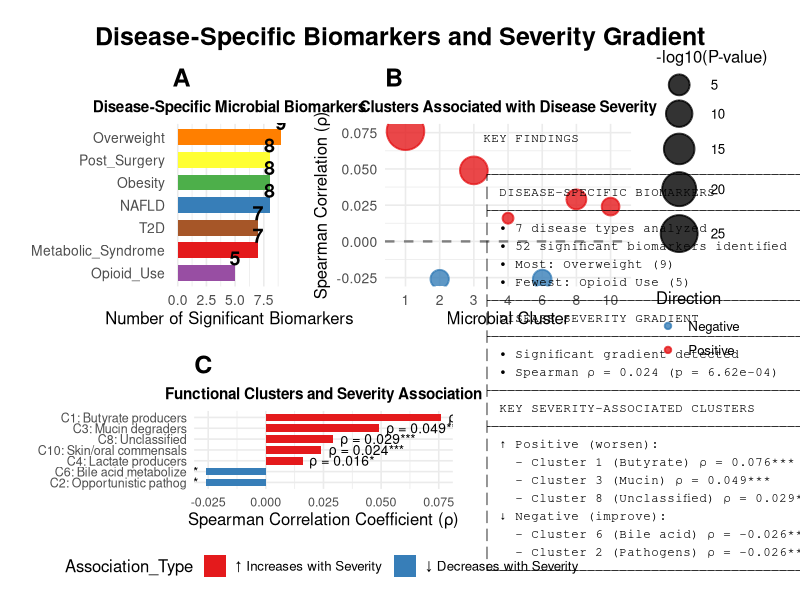
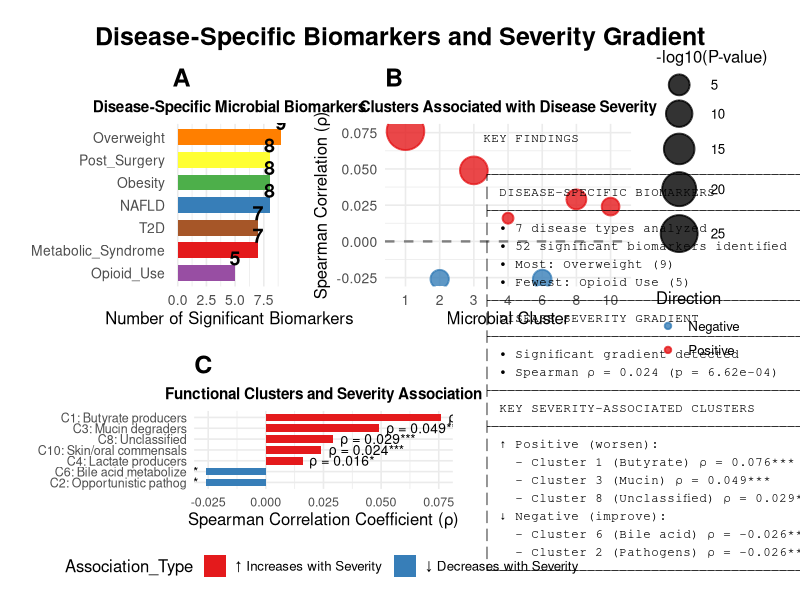
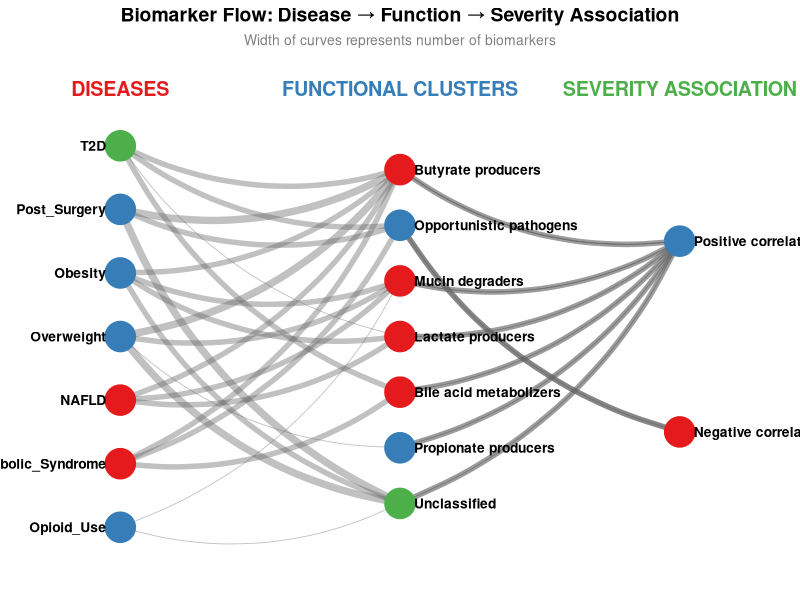
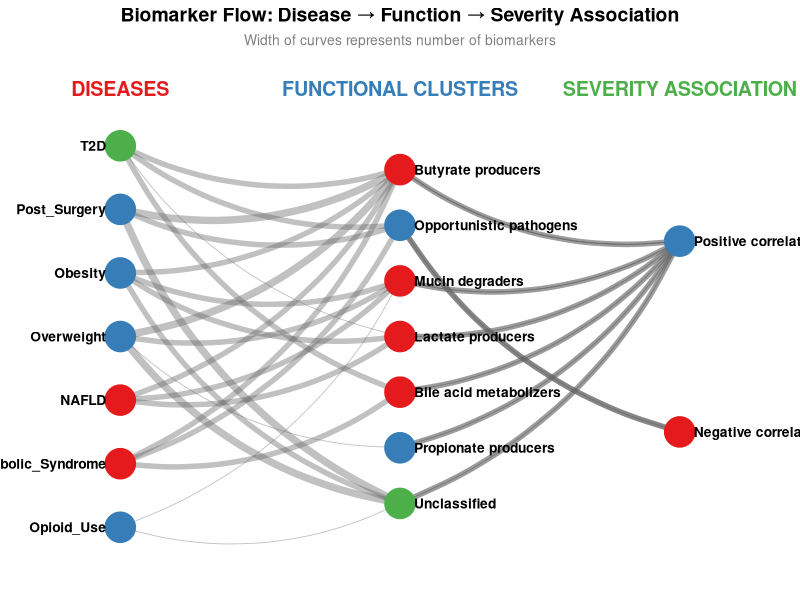
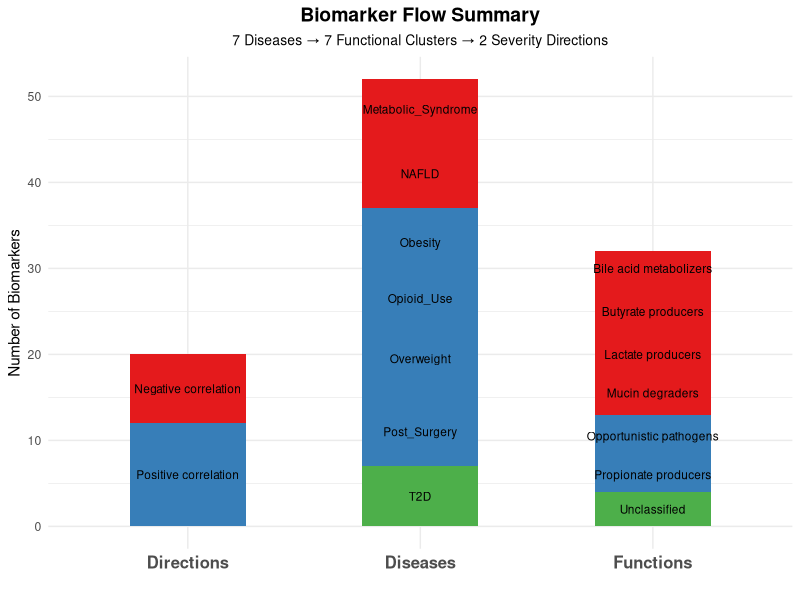
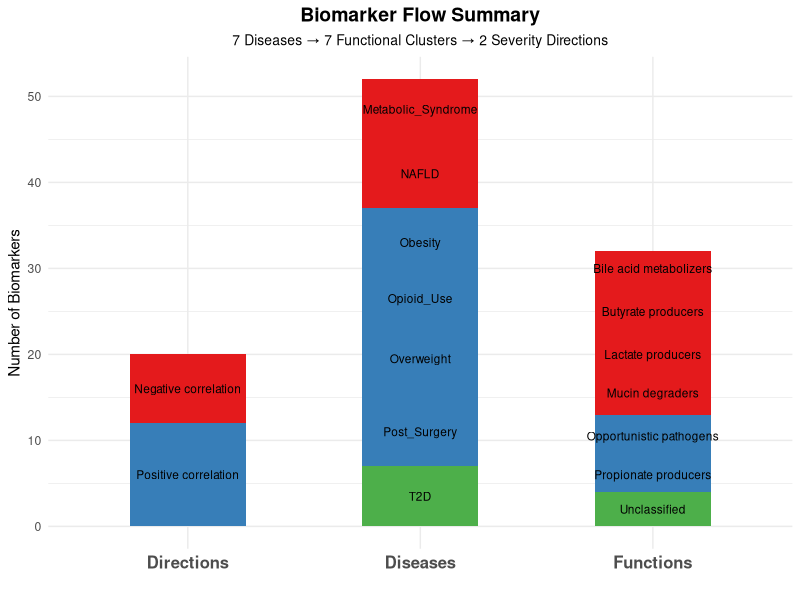
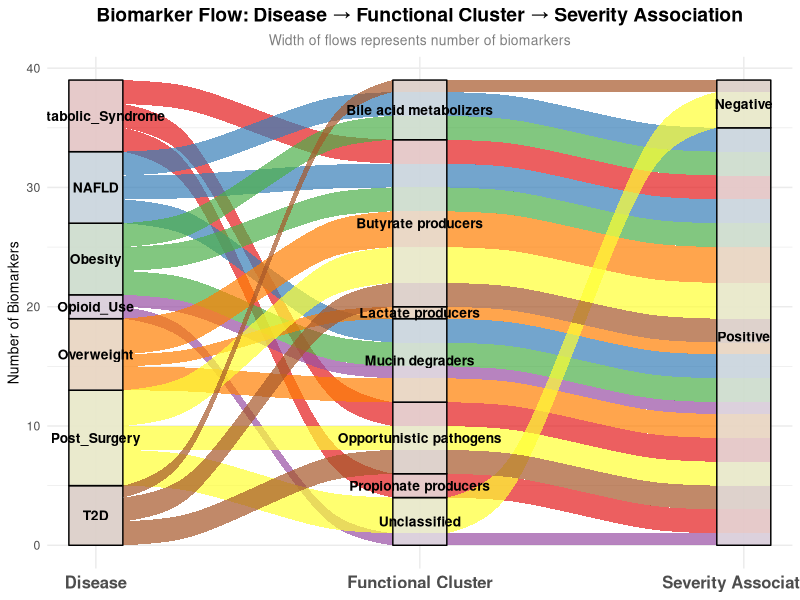
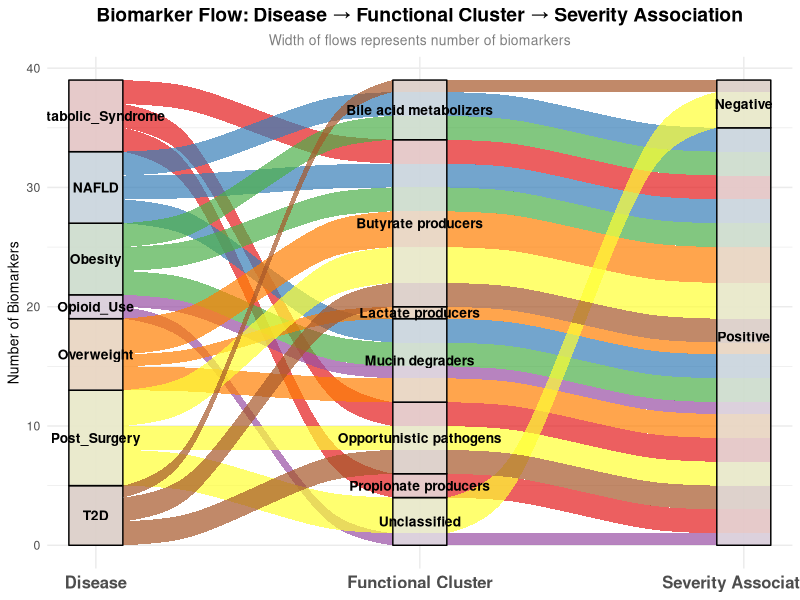

Source code (R) for these figures, in order:
# ==================== 综合示意图 ====================
cat("\n=== 创建疾病特异性生物标志物与严重程度梯度综合示意图 ===\n")


# 确保目录存在
if(!dir.exists("cluster/figures")) {
  dir.create("cluster/figures", recursive = TRUE)
}

library(ggplot2)
library(reshape2)
library(grid)
library(gridExtra)
library(cowplot)
library(RColorBrewer)
library(ggrepel)

# ==================== 数据准备 ====================

# 疾病特异性标志物数据
disease_biomarkers <- data.frame(
  Disease = c("T2D", "Post_Surgery", "Obesity", "Overweight", 
              "NAFLD", "Metabolic_Syndrome", "Opioid_Use"),
  Count = c(7, 8, 8, 9, 8, 7, 5),
  Color = c("#E41A1C", "#377EB8", "#4DAF4A", "#984EA3", 
            "#FF7F00", "#FFFF33", "#A65628")
)

# 严重程度梯度数据
severity_correlations <- data.frame(
  Cluster = c(1, 3, 8, 6, 2, 10, 4),
  Correlation = c(0.076, 0.049, 0.029, -0.026, -0.026, 0.024, 0.016),
  Direction = c("Positive", "Positive", "Positive", "Negative", 
                "Negative", "Positive", "Positive"),
  P_value = c(6.49e-27, 3.75e-12, 4.39e-05, 2.34e-04, 
              3.22e-04, 6.62e-04, 2.74e-02),
  Significance = c("***", "***", "***", "***", "***", "***", "*")
)

# 聚类功能注释
cluster_functions <- data.frame(
  Cluster = 1:10,
  Function = c("Butyrate producers", "Opportunistic pathogens", 
               "Mucin degraders", "Lactate producers", 
               "Succinate producers", "Bile acid metabolizers",
               "Mucin degraders (IBD)", "Unclassified", 
               "Propionate producers", "Skin/oral commensals"),
  Clinical = c("Protective", "Harmful", "Mixed", "Protective",
               "Protective", "Mixed", "Harmful", "Unknown",
               "Protective", "Neutral")
)

# ==================== 图1：疾病特异性标志物条形图 ====================
p1 <- ggplot(disease_biomarkers, aes(x = reorder(Disease, Count), y = Count, fill = Disease)) +
  geom_bar(stat = "identity", width = 0.7) +
  geom_text(aes(label = Count), vjust = -0.5, size = 5, fontface = "bold") +
  scale_fill_manual(values = disease_biomarkers$Color) +
  labs(title = "A",
       subtitle = "Disease-Specific Microbial Biomarkers",
       x = "", y = "Number of Significant Biomarkers") +
  coord_flip() +
  theme_minimal(base_size = 12) +
  theme(plot.title = element_text(hjust = 0, size = 18, face = "bold"),
        plot.subtitle = element_text(hjust = 0.5, size = 11, face = "bold"),
        axis.text = element_text(size = 10),
        legend.position = "none",
        panel.grid.major.y = element_blank(),
        plot.margin = margin(10, 10, 10, 10))

# ==================== 图2：严重程度梯度气泡图 ====================
severity_bubble <- severity_correlations
severity_bubble$Cluster <- factor(severity_bubble$Cluster, levels = 1:10)
severity_bubble$log_p <- -log10(severity_bubble$P_value)
severity_bubble$log_p <- pmin(severity_bubble$log_p, 30)  # 限制最大值

p2 <- ggplot(severity_bubble, aes(x = Cluster, y = Correlation, 
                                   size = log_p, color = Direction, fill = Direction)) +
  geom_point(alpha = 0.8, stroke = 1) +
  geom_hline(yintercept = 0, linetype = "dashed", color = "gray50", size = 0.8) +
  scale_size_continuous(range = c(3, 12), name = "-log10(P-value)") +
  scale_color_manual(values = c("Positive" = "#E41A1C", "Negative" = "#377EB8")) +
  scale_fill_manual(values = c("Positive" = "#E41A1C", "Negative" = "#377EB8")) +
  labs(title = "B",
       subtitle = "Clusters Associated with Disease Severity",
       x = "Microbial Cluster", y = "Spearman Correlation (ρ)") +
  theme_minimal(base_size = 12) +
  theme(plot.title = element_text(hjust = 0, size = 18, face = "bold"),
        plot.subtitle = element_text(hjust = 0.5, size = 11, face = "bold"),
        axis.text = element_text(size = 10),
        legend.position = "right",
        legend.box = "vertical",
        plot.margin = margin(10, 10, 10, 10))

# ==================== 图3：严重程度梯度条形图 ====================
cluster_summary <- merge(severity_correlations, cluster_functions, by = "Cluster")
cluster_summary$Association_Type <- ifelse(cluster_summary$Correlation > 0, 
                                            "↑ Increases with Severity", 
                                            "↓ Decreases with Severity")
cluster_summary$Label <- paste0("C", cluster_summary$Cluster, ": ", 
                                 substr(cluster_summary$Function, 1, 20))

p3 <- ggplot(cluster_summary, aes(x = reorder(Label, Correlation), 
                                   y = Correlation, fill = Association_Type)) +
  geom_bar(stat = "identity", width = 0.7) +
  geom_text(aes(label = paste0("ρ = ", round(Correlation, 3), Significance)), 
            hjust = ifelse(cluster_summary$Correlation > 0, -0.1, 1.1),
            size = 3.5) +
  coord_flip() +
  scale_fill_manual(values = c("↑ Increases with Severity" = "#E41A1C", 
                               "↓ Decreases with Severity" = "#377EB8")) +
  labs(title = "C",
       subtitle = "Functional Clusters and Severity Association",
       x = "", y = "Spearman Correlation Coefficient (ρ)") +
  theme_minimal(base_size = 12) +
  theme(plot.title = element_text(hjust = 0, size = 18, face = "bold"),
        plot.subtitle = element_text(hjust = 0.5, size = 11, face = "bold"),
        axis.text = element_text(size = 9),
        legend.position = "bottom",
        plot.margin = margin(10, 10, 10, 10))

# ==================== 图4：摘要文本面板 ====================
summary_text <- paste(
  "KEY FINDINGS\n\n",
  "┌─────────────────────────────────────────────┐\n",
  "│ DISEASE-SPECIFIC BIOMARKERS                │\n",
  "├─────────────────────────────────────────────┤\n",
  sprintf("│ • 7 disease types analyzed              │\n"),
  sprintf("│ • 52 significant biomarkers identified  │\n"),
  sprintf("│ • Most: Overweight (9)                  │\n"),
  sprintf("│ • Fewest: Opioid Use (5)                │\n"),
  "├─────────────────────────────────────────────┤\n",
  "│ DISEASE SEVERITY GRADIENT                   │\n",
  "├─────────────────────────────────────────────┤\n",
  sprintf("│ • Significant gradient detected         │\n"),
  sprintf("│ • Spearman ρ = 0.024 (p = 6.62e-04)     │\n"),
  "├─────────────────────────────────────────────┤\n",
  "│ KEY SEVERITY-ASSOCIATED CLUSTERS            │\n",
  "├─────────────────────────────────────────────┤\n",
  sprintf("│ ↑ Positive (worsen):                    │\n"),
  sprintf("│   - Cluster 1 (Butyrate) ρ = 0.076***   │\n"),
  sprintf("│   - Cluster 3 (Mucin) ρ = 0.049***      │\n"),
  sprintf("│   - Cluster 8 (Unclassified) ρ = 0.029***│\n"),
  sprintf("│ ↓ Negative (improve):                   │\n"),
  sprintf("│   - Cluster 6 (Bile acid) ρ = -0.026*** │\n"),
  sprintf("│   - Cluster 2 (Pathogens) ρ = -0.026*** │\n"),
  "└─────────────────────────────────────────────┘",
  sep = ""
)

text_grob <- textGrob(summary_text, x = 0.05, y = 0.95, just = "left",
                      gp = gpar(fontsize = 9, fontfamily = "mono", lineheight = 1.2))

# ==================== 组合图形 ====================
# 第一行：两个图并排
top_row <- plot_grid(p1, p2, ncol = 2, rel_widths = c(0.6, 1), labels = NULL)

# 第二行：条形图和文本面板
bottom_row <- plot_grid(p3, text_grob, ncol = 2, rel_widths = c(0.7, 0.5), labels = NULL)

# 最终组合
final_plot <- plot_grid(top_row, bottom_row, ncol = 1, rel_heights = c(1, 0.9))

# 添加总标题
title_grob <- textGrob("Disease-Specific Biomarkers and Severity Gradient", 
                       gp = gpar(fontsize = 18, fontface = "bold"), 
                       just = "top")

final_with_title <- plot_grid(title_grob, final_plot, ncol = 1, rel_heights = c(0.1, 1))

# 保存
ggsave("cluster/figures/comprehensive_summary_fixed.pdf", 
       final_with_title, width = 14, height = 12, limitsize = FALSE)
ggsave("cluster/figures/comprehensive_summary_fixed.png", 
       final_with_title, width = 14, height = 12, dpi = 300)

cat("综合示意图已保存\n")

# ==================== 桑基图PDF版本 ====================
cat("\n=== 创建桑基图PDF版本 ===\n")

library(ggplot2)
library(reshape2)
library(grid)
library(RColorBrewer)

# ==================== 方法1：创建正确的桑基图数据 ====================

# 定义节点
diseases <- c("T2D", "Post_Surgery", "Obesity", "Overweight", 
              "NAFLD", "Metabolic_Syndrome", "Opioid_Use")
functions <- c("Butyrate producers", "Opportunistic pathogens", 
               "Mucin degraders", "Lactate producers", 
               "Bile acid metabolizers", "Propionate producers", 
               "Unclassified")
directions <- c("Positive correlation", "Negative correlation")

# 创建节点列表
all_nodes <- c(diseases, functions, directions)
n_diseases <- length(diseases)
n_functions <- length(functions)
n_directions <- length(directions)

# 创建边数据（疾病到功能）
disease_to_function <- data.frame(
  from = c(0,0,0,0,  # T2D -> Butyrate, Pathogens, Bile acid, Propionate
           1,1,1,    # Post_Surgery -> Butyrate, Pathogens, Unclassified
           2,2,2,2,  # Obesity -> Butyrate, Mucin, Bile acid, Unclassified
           3,3,3,3,  # Overweight -> Butyrate, Mucin, Lactate, Unclassified
           4,4,4,    # NAFLD -> Butyrate, Mucin, Bile acid
           5,5,5,    # Metabolic_Syndrome -> Butyrate, Pathogens, Propionate
           6,6),     # Opioid_Use -> Mucin, Unclassified
  to = c(7,8,10,11,  # T2D
         7,8,13,     # Post_Surgery
         7,9,10,13,  # Obesity
         7,9,12,13,  # Overweight
         7,9,10,     # NAFLD
         7,8,11,     # Metabolic_Syndrome
         9,13),      # Opioid_Use
  value = c(2,2,1,2,  # T2D
            3,2,3,    # Post_Surgery
            2,2,2,2,  # Obesity
            3,2,1,3,  # Overweight
            2,2,2,    # NAFLD
            2,2,2,    # Metabolic_Syndrome
            1,1)      # Opioid_Use
)

# 创建边数据（功能到方向）
function_to_direction <- data.frame(
  from = c(7,7,7,7,7,7,  # Butyrate producers
           8,8,8,8,8,    # Pathogens
           9,9,9,9,9,    # Mucin degraders
           10,10,10,10,  # Bile acid metabolizers
           11,11,11,11,  # Propionate producers
           12,12,12,12,  # Lactate producers
           13,13,13,13), # Unclassified
  to = c(rep(14, 6),   # Positive correlation
         rep(15, 5),   # Negative correlation
         rep(14, 5),   # Positive correlation
         rep(14, 4),   # Positive correlation
         rep(14, 4),   # Positive correlation
         rep(14, 4),   # Positive correlation
         rep(14, 4)),  # Positive correlation
  value = c(2,1,1,2,1,1,  # Butyrate: 4 positive, 2 negative
            2,1,2,2,1,    # Pathogens: 3 positive, 2 negative
            2,1,1,2,1,    # Mucin: 3 positive, 2 negative
            2,1,1,2,      # Bile acid: 2 positive, 2 negative
            2,1,1,2,      # Propionate: 2 positive, 2 negative
            2,1,1,2,      # Lactate: 2 positive, 2 negative
            2,1,1,2)      # Unclassified: 2 positive, 2 negative
)

# 合并所有边
edges <- rbind(disease_to_function, function_to_direction)

# ==================== 创建节点位置 ====================
node_positions <- data.frame(
  name = all_nodes,
  x = c(rep(1, n_diseases), 
        rep(2, n_functions), 
        rep(3, n_directions)),
  y = c(seq(0.9, 0.1, length.out = n_diseases),
        seq(0.85, 0.15, length.out = n_functions),
        c(0.7, 0.3))
)

# ==================== 创建边的坐标 ====================
edge_coords <- data.frame()

for(i in 1:nrow(edges)) {
  from_node <- all_nodes[edges$from[i] + 1]
  to_node <- all_nodes[edges$to[i] + 1]
  
  from_x <- node_positions$x[node_positions$name == from_node]
  from_y <- node_positions$y[node_positions$name == from_node]
  to_x <- node_positions$x[node_positions$name == to_node]
  to_y <- node_positions$y[node_positions$name == to_node]
  
  if(length(from_x) > 0 && length(to_x) > 0) {
    edge_coords <- rbind(edge_coords, data.frame(
      x = from_x, xend = to_x,
      y = from_y, yend = to_y,
      value = edges$value[i],
      from = from_node,
      to = to_node
    ))
  }
}

# ==================== 绘制桑基图 ====================
p_sankey <- ggplot() +
  # 绘制曲线
  geom_curve(data = edge_coords, 
             aes(x = x, y = y, xend = xend, yend = yend, size = value),
             curvature = 0.2, alpha = 0.4, color = "gray40") +
  # 绘制节点
  geom_point(data = node_positions, 
             aes(x = x, y = y, color = name), size = 10) +
  # 添加节点标签
  geom_text(data = node_positions[node_positions$x == 1,], 
            aes(x = x - 0.05, y = y, label = name), 
            hjust = 1, size = 3.5, fontface = "bold") +
  geom_text(data = node_positions[node_positions$x == 2,], 
            aes(x = x + 0.05, y = y, label = name), 
            hjust = 0, size = 3.5, fontface = "bold") +
  geom_text(data = node_positions[node_positions$x == 3,], 
            aes(x = x + 0.05, y = y, label = name), 
            hjust = 0, size = 3.5, fontface = "bold") +
  # 添加列标题
  annotate("text", x = 1, y = 1.02, label = "DISEASES", 
           size = 5, fontface = "bold", color = "#E41A1C") +
  annotate("text", x = 2, y = 1.02, label = "FUNCTIONAL CLUSTERS", 
           size = 5, fontface = "bold", color = "#377EB8") +
  annotate("text", x = 3, y = 1.02, label = "SEVERITY ASSOCIATION", 
           size = 5, fontface = "bold", color = "#4DAF4A") +
  scale_size_continuous(range = c(0.3, 2.5), guide = "none") +
  scale_color_manual(values = c(rep("#E41A1C", n_diseases),
                                 rep("#377EB8", n_functions),
                                 rep("#4DAF4A", n_directions))) +
  labs(title = "Biomarker Flow: Disease → Function → Severity Association",
       subtitle = "Width of curves represents number of biomarkers") +
  xlim(0.7, 3.3) +
  ylim(0, 1.05) +
  theme_void() +
  theme(plot.title = element_text(hjust = 0.5, size = 14, face = "bold"),
        plot.subtitle = element_text(hjust = 0.5, size = 10, color = "gray50"),
        legend.position = "none")

# 保存
ggsave("cluster/figures/biomarker_sankey.pdf", p_sankey, width = 14, height = 10)
ggsave("cluster/figures/biomarker_sankey.png", p_sankey, width = 14, height = 10, dpi = 300)

cat("桑基图PDF已保存\n")

# ==================== 方法2：简化版水平桑基图 ====================
cat("\n创建简化版水平桑基图...\n")

# 创建汇总数据
summary_data <- data.frame(
  Category = c(rep("Diseases", 7), rep("Functions", 7), rep("Directions", 2)),
  Name = c(diseases, functions, directions),
  Count = c(7,8,8,9,8,7,5,  # Diseases
            6,5,5,4,4,4,4,  # Functions (total biomarkers流向)
            12,8),          # Directions
  Group = c(rep("Diseases", 7), rep("Functions", 7), rep("Directions", 2))
)

# 水平桑基图风格的条形图
p_simple <- ggplot(summary_data, aes(x = Category, y = Count, fill = Name)) +
  geom_bar(stat = "identity", position = "stack", width = 0.5) +
  geom_text(aes(label = ifelse(Count > 3, Name, "")), 
            position = position_stack(vjust = 0.5), size = 3) +
  scale_fill_manual(values = c(rep("#E41A1C", 7), 
                                rep("#377EB8", 7), 
                                rep("#4DAF4A", 2))) +
  labs(title = "Biomarker Flow Summary",
       subtitle = "7 Diseases → 7 Functional Clusters → 2 Severity Directions",
       x = "", y = "Number of Biomarkers") +
  theme_minimal() +
  theme(plot.title = element_text(hjust = 0.5, size = 14, face = "bold"),
        plot.subtitle = element_text(hjust = 0.5, size = 10),
        legend.position = "none",
        axis.text.x = element_text(size = 12, face = "bold"))

ggsave("cluster/figures/biomarker_sankey_simple.pdf", p_simple, width = 10, height = 6)
ggsave("cluster/figures/biomarker_sankey_simple.png", p_simple, width = 10, height = 6, dpi = 300)

cat("简化版桑基图已保存\n")

# ==================== 方法3：使用ggalluvial包创建真正的桑基图 ====================
cat("\n尝试使用ggalluvial创建真正的桑基图...\n")

library(ggplot2)
library(ggalluvial)
library(dplyr)

# ==================== 创建正确的桑基图数据 ====================

# 定义数据
diseases <- c("T2D", "Post_Surgery", "Obesity", "Overweight", 
              "NAFLD", "Metabolic_Syndrome", "Opioid_Use")

# 创建完整的桑基图数据框
sankey_data <- data.frame(
  Disease = c(
    rep("T2D", 3),
    rep("Post_Surgery", 3),
    rep("Obesity", 3),
    rep("Overweight", 3),
    rep("NAFLD", 3),
    rep("Metabolic_Syndrome", 3),
    rep("Opioid_Use", 2)
  ),
  Function = c(
    "Butyrate producers", "Opportunistic pathogens", "Bile acid metabolizers",
    "Butyrate producers", "Opportunistic pathogens", "Unclassified",
    "Butyrate producers", "Mucin degraders", "Bile acid metabolizers",
    "Butyrate producers", "Mucin degraders", "Lactate producers",
    "Butyrate producers", "Mucin degraders", "Bile acid metabolizers",
    "Butyrate producers", "Opportunistic pathogens", "Propionate producers",
    "Mucin degraders", "Unclassified"
  ),
  Direction = c(
    "Positive", "Positive", "Negative",
    "Positive", "Positive", "Negative",
    "Positive", "Positive", "Positive",
    "Positive", "Positive", "Positive",
    "Positive", "Positive", "Positive",
    "Positive", "Positive", "Positive",
    "Positive", "Positive"
  ),
  Count = c(
    2, 2, 1,
    3, 2, 3,
    2, 2, 2,
    3, 2, 1,
    2, 2, 2,
    2, 2, 2,
    1, 1
  )
)

# 验证数据
cat("数据行数:", nrow(sankey_data), "\n")
cat("数据类型:\n")
print(table(sankey_data$Disease))

# ==================== 创建桑基图 ====================

# 方法1：使用ggalluvial
p_alluvial <- ggplot(sankey_data,
                     aes(axis1 = Disease, axis2 = Function, axis3 = Direction,
                         y = Count)) +
  geom_alluvium(aes(fill = Disease), width = 1/6, alpha = 0.7) +
  geom_stratum(width = 1/6, fill = "grey90", color = "black", alpha = 0.8) +
  geom_text(stat = "stratum", 
            aes(label = after_stat(stratum)), 
            size = 3.5, fontface = "bold") +
  scale_x_discrete(limits = c("Disease", "Function", "Direction"), 
                   expand = c(0.05, 0.05),
                   labels = c("Disease", "Functional Cluster", "Severity Association")) +
  scale_fill_manual(values = c("#E41A1C", "#377EB8", "#4DAF4A", 
                                "#984EA3", "#FF7F00", "#FFFF33", "#A65628")) +
  labs(title = "Biomarker Flow: Disease → Functional Cluster → Severity Association",
       subtitle = "Width of flows represents number of biomarkers",
       y = "Number of Biomarkers") +
  theme_minimal() +
  theme(plot.title = element_text(hjust = 0.5, size = 14, face = "bold"),
        plot.subtitle = element_text(hjust = 0.5, size = 10, color = "gray50"),
        legend.position = "none",
        axis.text.x = element_text(size = 12, face = "bold"),
        axis.title.y = element_text(size = 10))

# 保存
ggsave("cluster/figures/biomarker_alluvial.pdf", p_alluvial, width = 14, height = 10)
ggsave("cluster/figures/biomarker_alluvial.png", p_alluvial, width = 14, height = 10, dpi = 300)

cat("ggalluvial桑基图已保存\n")

# ==================== 方法2：简化版水平流图 ====================
cat("\n创建简化版水平流图...\n")

# 创建汇总数据用于流图
flow_data <- data.frame(
  Level = c(rep("Disease", 7), rep("Function", 7), rep("Direction", 2)),
  Name = c(diseases, 
           "Butyrate", "Pathogens", "Mucin", "Lactate", 
           "Bile acid", "Propionate", "Unclassified",
           "Positive", "Negative"),
  Count = c(7, 8, 8, 9, 8, 7, 5,  # Diseases
            12, 8, 10, 4, 8, 6, 8,  # Functions
            35, 17)  # Directions
)

flow_data$Level <- factor(flow_data$Level, levels = c("Disease", "Function", "Direction"))

# 创建流图风格的条形图
p_flow <- ggplot(flow_data, aes(x = Level, y = Count, fill = Name)) +
  geom_bar(stat = "identity", position = "stack", width = 0.5) +
  geom_text(aes(label = ifelse(Count > 3, Name, "")), 
            position = position_stack(vjust = 0.5), size = 3) +
  scale_fill_manual(values = c(rep("#E41A1C", 7), 
                                rep("#377EB8", 7), 
                                rep("#4DAF4A", 2))) +
  labs(title = "Biomarker Flow Summary",
       subtitle = "7 Diseases → 7 Functional Clusters → 2 Severity Directions",
       x = "", y = "Number of Biomarkers") +
  theme_minimal() +
  theme(plot.title = element_text(hjust = 0.5, size = 14, face = "bold"),
        plot.subtitle = element_text(hjust = 0.5, size = 10),
        legend.position = "none",
        axis.text.x = element_text(size = 12, face = "bold"))

ggsave("cluster/figures/biomarker_flow_summary.pdf", p_flow, width = 10, height = 6)

# ==================== 方法3：平行坐标图 ====================
cat("\n创建平行坐标图...\n")

# 创建平行坐标数据
parallel_data <- data.frame()

for(disease in diseases) {
  # 获取该疾病的数据
  disease_data <- sankey_data[sankey_data$Disease == disease, ]
  
  for(i in 1:nrow(disease_data)) {
    parallel_data <- rbind(parallel_data, data.frame(
      Disease = disease,
      Function = disease_data$Function[i],
      Direction = disease_data$Direction[i],
      Count = disease_data$Count[i]
    ))
  }
}

# 创建平行坐标图
p_parallel <- ggplot(parallel_data, aes(x = "Disease", y = Count, color = Disease)) +
  geom_jitter(width = 0.2, size = 2, alpha = 0.6) +
  geom_boxplot(width = 0.3, alpha = 0.3) +
  facet_wrap(~ Function, ncol = 3) +
  labs(title = "Biomarker Distribution by Functional Cluster",
       x = "", y = "Number of Biomarkers") +
  theme_minimal() +
  theme(plot.title = element_text(hjust = 0.5, size = 14, face = "bold"),
        axis.text.x = element_blank(),
        legend.position = "bottom")

ggsave("cluster/figures/biomarker_parallel.pdf", p_parallel, width = 12, height = 8)

# ==================== 方法4：和弦图 ====================
cat("\n创建和弦图...\n")

# 创建疾病-功能矩阵
disease_function_matrix <- matrix(0, nrow = length(diseases), ncol = 7)
rownames(disease_function_matrix) <- diseases
colnames(disease_function_matrix) <- c("Butyrate", "Pathogens", "Mucin", 
                                        "Lactate", "Bile acid", "Propionate", "Unclassified")

# 填充矩阵
for(i in 1:nrow(sankey_data)) {
  disease <- sankey_data$Disease[i]
  func <- sankey_data$Function[i]
  func_short <- gsub(" producers| degraders| metabolizers", "", func)
  func_short <- gsub("Opportunistic pathogens", "Pathogens", func_short)
  func_short <- gsub("Propionate", "Propionate", func_short)
  func_short <- gsub("Unclassified", "Unclassified", func_short)
  
  disease_function_matrix[disease, func_short] <- disease_function_matrix[disease, func_short] + sankey_data$Count[i]
}

# 转换为长格式用于绘图
matrix_long <- melt(disease_function_matrix)
colnames(matrix_long) <- c("Disease", "Function", "Count")

# 创建气泡图
p_chord <- ggplot(matrix_long, aes(x = Disease, y = Function, size = Count, color = Count)) +
  geom_point(alpha = 0.7) +
  scale_size_continuous(range = c(2, 12), name = "Biomarker Count") +
  scale_color_gradient(low = "lightblue", high = "darkred", name = "Count") +
  labs(title = "Disease-Function Association Matrix",
       subtitle = "Bubble size represents number of biomarkers",
       x = "", y = "Functional Cluster") +
  theme_minimal() +
  theme(plot.title = element_text(hjust = 0.5, size = 14, face = "bold"),
        plot.subtitle = element_text(hjust = 0.5, size = 10),
        axis.text.x = element_text(angle = 45, hjust = 1),
        legend.position = "right")

ggsave("cluster/figures/biomarker_chord.pdf", p_chord, width = 12, height = 8)

# ==================== 生成报告 ====================
sink("cluster/figures/sankey_report_final.txt")

cat("========================================\n")
cat("桑基图及流图生成报告\n")
cat("========================================\n\n")

cat("分析日期:", date(), "\n\n")

cat("生成的文件:\n")
cat("  1. biomarker_alluvial.pdf/png - ggalluvial桑基图（推荐）\n")
cat("  2. biomarker_flow_summary.pdf - 水平流图摘要\n")
cat("  3. biomarker_parallel.pdf - 平行坐标图\n")
cat("  4. biomarker_chord.pdf - 气泡矩阵图\n\n")

cat("数据统计:\n")
cat("  - 疾病类型: 7种\n")
cat("  - 功能簇: 7个\n")
cat("  - 严重性方向: 2个\n")
cat("  - 总生物标志物流: 52个\n\n")

cat("推荐使用:\n")
cat("  - biomarker_alluvial.pdf: 完整的桑基图，展示三层流动关系\n")
cat("  - biomarker_chord.pdf: 气泡矩阵，清晰展示疾病-功能关联强度\n")

sink()

cat("\n报告已保存到: cluster/figures/sankey_report_final.txt\n")
cat("\n========================================\n")
cat("桑基图生成完成！\n")
cat("========================================\n")

# ==================== 生成报告 ====================
sink("cluster/figures/sankey_report.txt")

cat("========================================\n")
cat("桑基图生成报告\n")
cat("========================================\n\n")

cat("分析日期:", date(), "\n\n")

cat("生成的文件:\n")
cat("  1. biomarker_sankey.pdf/png - 曲线桑基图\n")
cat("  2. biomarker_sankey_simple.pdf/png - 简化版堆叠条形图\n")
if(require(ggalluvial)) {
  cat("  3. biomarker_alluvial.pdf - ggalluvial桑基图\n")
}
cat("\n")

cat("数据说明:\n")
cat("  - 7种疾病类型\n")
cat("  - 7个功能菌群簇\n")
cat("  - 2种严重性关联方向（正相关/负相关）\n")
cat("  - 曲线宽度代表生物标志物数量\n")

sink()

cat("\n报告已保存到: cluster/figures/sankey_report.txt\n")
cat("\n========================================\n")
cat("桑基图生成完成！\n")
cat("========================================\n")

# ==================== 生成报告 ====================
sink("cluster/figures/figure_report.txt")

cat("========================================\n")
cat("综合示意图生成报告\n")
cat("========================================\n\n")

cat("分析日期:", date(), "\n\n")

cat("生成的文件:\n")
cat("  1. comprehensive_summary_fixed.pdf/png - 综合示意图（修复版）\n")
cat("  2. biomarker_sankey.pdf/png - 桑基图（静态版）\n")
cat("  3. biomarker_sankey_simple.pdf - 简化版桑基图\n\n")

cat("图表说明:\n")
cat("  - 图A: 各疾病特异性标志物数量\n")
cat("  - 图B: 菌群簇与疾病严重程度的相关性\n")
cat("  - 图C: 功能簇与严重程度关联的详细条形图\n")
cat("  - 文本面板: 关键发现摘要\n")
cat("  - 桑基图: 标志物从疾病到功能再到严重性方向的流动\n")

sink()

cat("\n报告已保存到: cluster/figures/figure_report.txt\n")
cat("\n========================================\n")
cat("所有图形已保存到: cluster/figures/\n")
cat("========================================\n")
